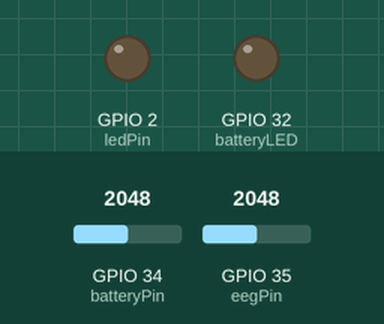
The sketch below on a simulated ESP32. Shown: output pins drawn as LEDs (lit = HIGH). The test bench sets the inputs (shaded band); at power-on: GPIO 34 (batteryPin) = 2048, GPIO 35 (eegPin) = 2048 (analog values on the 0–4095 scale). WiFi joins after 1.5 s; servers stay silent unless stated; uploads are accepted with an empty reply; what the sketch prints to the serial monitor is not drawn.

Above: at 0.1 s.
At 1.6 s:
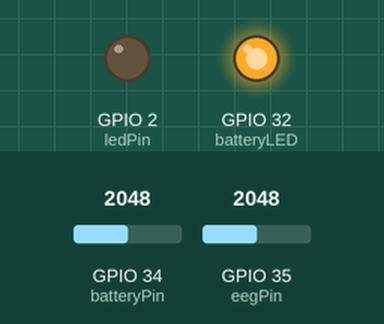
Timing chart, 0 to 3.1 s (numbered marks = the images above):
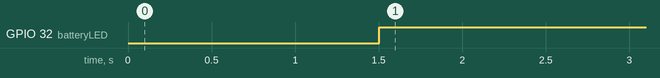

Measured:
- by itself, GPIO 32 (batteryLED): LOW → HIGH at 1.5 s

The sketch:

ESP32_code.ino
```cpp
#include <WiFi.h>
#include <WiFiClientSecure.h>
#include <math.h>

// --- LED Pin ---
const int ledPin = 2; // Use 2 for ESP32 built-in LED
const int batteryLED = 32;
const int batteryPin = 34;

// --- EEG input (GPIO34 is input-only, good for analog on ESP32) ---
const int eegPin = 35;

// --- WiFi Credentials ---
const char* ssid = "DukeVisitor";
const char* password = "";

// --- Server Details ---
const char* host = "alexa-overtrue-tomiko.ngrok-free.dev";
const int httpsPort = 443;
const char* urlPath = "/predict";

// --- EEG Sample Size (same as arduino_led_working.c: 5 sec at 256 Hz = 1280) ---
const int channels = 1;
const int sequence_length = 1280;
const int sample_size = channels * sequence_length;

// --- Sampling ---
const int SAMPLE_RATE = 256;  // Hz - must match model training
const int WINDOW_SECONDS = 5;

// --- WiFi client ---
WiFiClientSecure client;

// --- LED control variables ---
int ledBlinkTimes = 0;
int ledBlinkCounter = 0;
unsigned long lastBlinkMillis = 0;
const long blinkInterval = 300; // ms
bool ledState = false;

// --- Collect 5 second window of real EEG from GPIO34 ---
void collectEEGWindow(float* sample) {
  const unsigned long sampleIntervalUs = 1000000 / SAMPLE_RATE; // ~3906 us at 256 Hz

  Serial.println("Collecting 5s EEG window from GPIO34...");

  for (int i = 0; i < sample_size; i++) {
    unsigned long t = micros();

    // Read 12-bit ADC (0-4095) from GPIO34
    int raw = analogRead(eegPin);
    sample[i] = (float)raw;

    // Busy-wait until next sample time
    while (micros() - t < sampleIntervalUs) {
      yield();
    }
  }

  // --- Z-score normalize the window (same scale as typical EEG features) ---
  float mean = 0.0f;
  for (int i = 0; i < sample_size; i++) mean += sample[i];
  mean /= (float)sample_size;

  float variance = 0.0f;
  for (int i = 0; i < sample_size; i++) {
    float diff = sample[i] - mean;
    variance += diff * diff;
  }
  variance /= (float)sample_size;
  float std_dev = (float)sqrt((double)variance);

  if (std_dev < 1e-6f) std_dev = 1e-6f;

  for (int i = 0; i < sample_size; i++) {
    sample[i] = (sample[i] - mean) / std_dev;
  }

  Serial.printf("EEG window done. Mean=%.4f Std=%.4f (post-norm)\n", mean, std_dev);
}

// --- Blink LED non-blocking ---
void handleLEDBlink() {
  if (ledBlinkCounter < ledBlinkTimes) {
    unsigned long currentMillis = millis();
    if (currentMillis - lastBlinkMillis >= blinkInterval) {
      lastBlinkMillis = currentMillis;
      ledState = !ledState;
      digitalWrite(ledPin, ledState);

      if (!ledState) { // finished one on/off cycle
        ledBlinkCounter++;
        if (ledBlinkCounter >= ledBlinkTimes) {
          ledState = false;
          digitalWrite(ledPin, LOW);
        }
      }
    }
  }
}

void checkbattery(){
  int raw = analogRead(batteryPin);
  float conversiontoV = 3.3f * ((float)raw / 4095.0f);
  if (conversiontoV < 1.89){
    digitalWrite(batteryLED, HIGH);
  }
  else{
    digitalWrite(batteryLED, LOW);
  }
}

// --- Send EEG sample as binary (same as arduino_led_working.c) ---
bool sendEEGSample(float* sample) {
  if (WiFi.status() != WL_CONNECTED) {
    Serial.println("WiFi not connected!");
    return false;
  }

  unsigned long contentLength = sample_size * sizeof(float);

  if (!client.connected()) {
    Serial.println("Connecting to server...");
    if (!client.connect(host, httpsPort)) {
      Serial.println("Connection failed!");
      return false;
    }
  }

  // --- Send headers ---
  client.println("POST " + String(urlPath) + " HTTP/1.1");
  client.println("Host: " + String(host));
  client.println("Content-Type: application/octet-stream");
  client.print("Content-Length: ");
  client.println(contentLength);
  client.println("Connection: keep-alive");
  client.println();

  // --- Send binary data ---
  client.write((uint8_t*)sample, contentLength);
  client.flush();

  // --- Read response ---
  long timeout = millis();
  while (!client.available()) {
    if (millis() - timeout > 20000) {
      Serial.println("Timeout waiting for server response!");
      client.stop();
      return false;
    }
    delay(1);
  }

  // --- Read status line ---
  String statusLine = client.readStringUntil('\n');
  Serial.println("STATUS: " + statusLine);

  // --- Skip headers ---
  while (client.connected()) {
    String line = client.readStringUntil('\n');
    if (line == "\r") break;
  }

  // --- Read body ---
  String responseBody = "";
  while (client.available()) {
    responseBody += (char)client.read();
  }
  Serial.println("BODY: " + responseBody);

  // --- Parse prediction ---
  int prediction = -1;
  int idx = responseBody.indexOf("prediction");
  if (idx != -1) {
    int colon = responseBody.indexOf(":", idx);
    int comma = responseBody.indexOf(",", colon);
    if (comma == -1) comma = responseBody.indexOf("}", colon);
    String val = responseBody.substring(colon + 1, comma);
    val.trim();
    prediction = val.toInt();
  }

  Serial.print("Parsed prediction: ");
  Serial.println(prediction);

  // --- Set LED blink based on prediction (same as arduino_led_working.c) ---
  if (prediction == 0) { ledBlinkTimes = 3; }
  else if (prediction == 1) { ledBlinkTimes = 1; }
  else if (prediction == 2) { ledBlinkTimes = 2; }
  ledBlinkCounter = 0; // reset blink cycle

  return true;
}

// --- Setup ---
void setup() {
  Serial.begin(115200);
  pinMode(ledPin, OUTPUT);
  pinMode(batteryLED, OUTPUT);
  digitalWrite(ledPin, LOW);

  // ESP32 ADC for GPIO34
  analogReadResolution(12);       // 12-bit: 0-4095
  analogSetAttenuation(ADC_11db); // full 0-3.3V range

  Serial.println("Connecting to WiFi...");
  WiFi.begin(ssid, password);
  while (WiFi.status() != WL_CONNECTED) {
    delay(500);
    Serial.print(".");
  }
  Serial.println("\nWiFi connected!");

  client.setInsecure();
  client.setTimeout(30000);
}

// --- Main loop ---
void loop() {
  static float eeg_sample[sample_size];
  checkbattery();
  collectEEGWindow(eeg_sample);   // 5 second window from GPIO34
  sendEEGSample(eeg_sample);     // same POST as arduino_led_working.c → LED blink

  unsigned long startMillis = millis();
  while (millis() - startMillis < 5000) { // 5s delay between EEG sends
    handleLEDBlink(); // non-blocking LED blink
    delay(1); // small delay to avoid locking
  }
}
```
